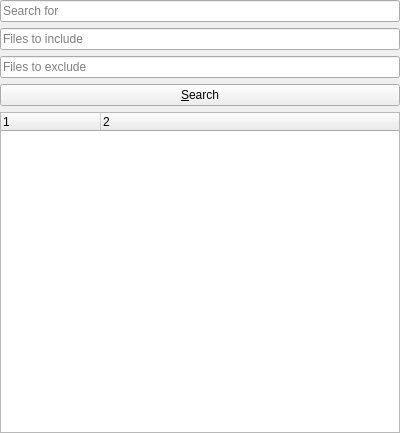
<?xml version="1.0" encoding="UTF-8"?>
<ui version="4.0">
 <class>ProjectSearchGUI</class>
 <widget class="QWidget" name="ProjectSearchGUI">
  <property name="geometry">
   <rect>
    <x>0</x>
    <y>0</y>
    <width>400</width>
    <height>433</height>
   </rect>
  </property>
  <property name="windowTitle">
   <string>Form</string>
  </property>
  <layout class="QVBoxLayout" name="verticalLayout">
   <property name="leftMargin">
    <number>0</number>
   </property>
   <property name="topMargin">
    <number>0</number>
   </property>
   <property name="rightMargin">
    <number>0</number>
   </property>
   <property name="bottomMargin">
    <number>0</number>
   </property>
   <item>
    <widget class="QLineEdit" name="searchFor">
     <property name="placeholderText">
      <string>Search for</string>
     </property>
    </widget>
   </item>
   <item>
    <widget class="QLineEdit" name="includeFiles">
     <property name="placeholderText">
      <string>Files to include</string>
     </property>
    </widget>
   </item>
   <item>
    <widget class="QLineEdit" name="excludeFiles">
     <property name="placeholderText">
      <string>Files to exclude</string>
     </property>
    </widget>
   </item>
   <item>
    <widget class="QPushButton" name="searchButton">
     <property name="text">
      <string>&amp;Search</string>
     </property>
    </widget>
   </item>
   <item>
    <widget class="QTreeWidget" name="treeWidget">
     <property name="columnCount">
      <number>2</number>
     </property>
     <column>
      <property name="text">
       <string notr="true">1</string>
      </property>
     </column>
     <column>
      <property name="text">
       <string notr="true">2</string>
      </property>
     </column>
    </widget>
   </item>
  </layout>
 </widget>
 <resources/>
 <connections/>
</ui>
